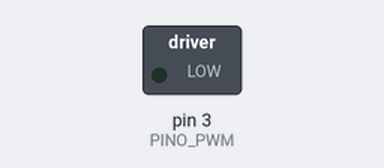
This sketch was run on a simulated Arduino Uno, built with avr-gcc and run on an emulated ATmega328P. Parts: switched loads named in the sketch (green lamp = pin HIGH).

Above: at 0.15 s.
At 19.95 s:
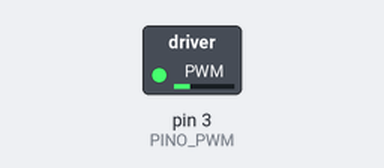
At 39.75 s:
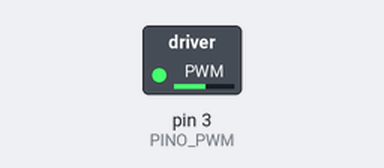
Timing chart, 0 to 40.0 s (numbered marks = the images above):
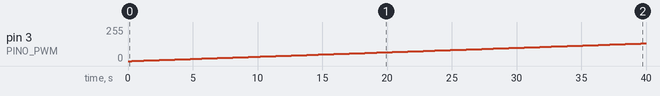

Measured:
- by itself, pin 3 (PINO_PWM): moves from 0/255 to 133/255 over 39.6 s

The sketch:

controle_de_velocidade.ino
```cpp
/*
Controle de velocidade de motor DC com PWM
*/

#define PINO_PWM                      3    //pino do Arduino que terá a ligação para o driver de motor (ponte H) L298N)
#define TEMPO_NA_MESMA_VELOCIDADE     300  //tempo (ms) em que o motor ficara na mesma velocidade

void setup()
{
    //configura como saída pino terá a ligação para o driver de motor (ponte H) L298N)
    pinMode(PINO_PWM, OUTPUT);
}

void loop()
{
    int valor_pwm = 0;   //variavel que armazena o valor do PWM (0..255 -> 0%..100% da rotação do motor)

    //Aumento de velocidade (0%..100%)
    for (valor_pwm = 0; valor_pwm < 256; valor_pwm++)
    {
        analogWrite(PINO_PWM, valor_pwm);
        delay(TEMPO_NA_MESMA_VELOCIDADE);
    }

    //Diminuição de velocidade (100%..0%)
    for (valor_pwm = 255; valor_pwm >= 0; valor_pwm--)
    {
        analogWrite(PINO_PWM, valor_pwm);
        delay(TEMPO_NA_MESMA_VELOCIDADE);
    }
}
```
